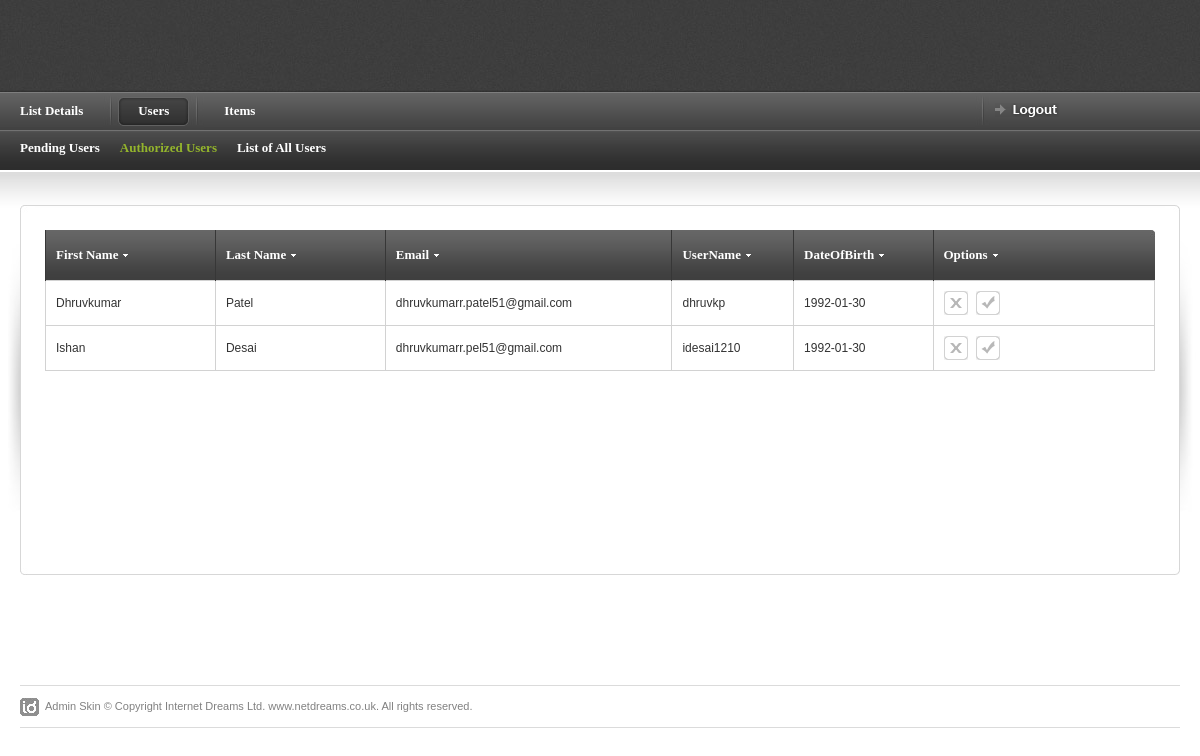
Page /Admin/display_users.php on the earlier database version.
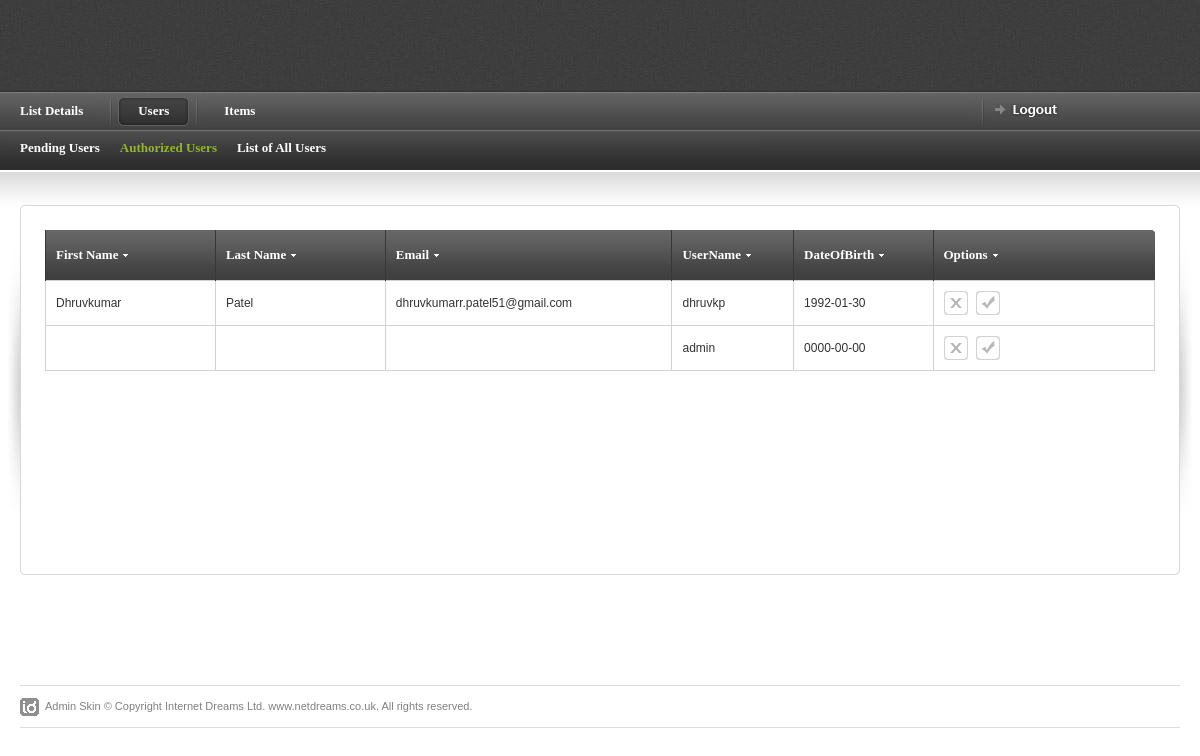
Same page on the later database version.
### tables this page shows
CREATE TABLE `User` (
  `user_id` int(11) NOT NULL,
  `firstname` varchar(255) NOT NULL,
  `lastname` varchar(255) NOT NULL,
  `address1` varchar(1023) NOT NULL,
  `address2` varchar(1023) NOT NULL,
  `zipcode` varchar(10) NOT NULL,
  `gender` enum('Male','Female','Other','') NOT NULL,
  `contact_no` varchar(15) NOT NULL,
  `dob` date NOT NULL,
  `email` varchar(255) NOT NULL,
  `username` varchar(255) NOT NULL,
  `password_hash` varchar(255) NOT NULL,
  `status` enum('under_review','active','inactive','') NOT NULL
);

### Admin/connection.php (called while the page is built, shortened)
<?php
$db =null;
 function query($sql_query)
 {
 	global $db;
 	$res=$db->query($sql_query);
 	return $res;
 }
 ?>

### Admin/display_users.php (the view, shortened to what this page needs)
<?php
	include 'header.php';
    include 'connection.php';
	$sql = "select firstname, lastname, email, username, dob  from User;";
	$result = query($sql);
?>
<div id="content-outer">
<div id="content">
	<table border="0" width="100%" cellpadding="0" cellspacing="0" id="content-table">
	<tr>
		<th rowspan="3" class="sized"><img src="images/shared/side_shadowleft.jpg" width="20" height="300" alt="" /></th>
		<th class="topleft"></th>
		<td id="tbl-border-top">&nbsp;</td>
		<th class="topright"></th>
		<th rowspan="3" class="sized"><img src="images/shared/side_shadowright.jpg" width="20" height="300" alt="" /></th>
	</tr>
	<tr>
		<td id="tbl-border-left"></td>
		<td>
		<div id="content-table-inner">
			<div id="table-content">
				<table border="0" width="100%" cellpadding="0" cellspacing="0" id="product-table">
				<tr>
					<th class="table-header-repeat line-left minwidth-1"><a href="">First Name</a>	</th>
					<th class="table-header-repeat line-left minwidth-1"><a href="">Last Name</a></th>
					<th class="table-header-repeat line-left"><a href="">Email</a></th>
					<th class="table-header-repeat line-left"><a href="">UserName</a></th>
					<th class="table-header-repeat line-left"><a href="">DateOfBirth</a></th>
					<th class="table-header-options line-left"><a href="">Options</a></th>
				</tr>
				<?php
				while($row = $result->fetch_assoc()) {
					echo "<tr>";
					echo"<td>".$row['firstname']."</td>";
					echo"<td>".$row['lastname']."</td>";
					echo"<td>".$row['email']."</td>";
					echo"<td>".$row['username']."</td>";
					echo"<td>".$row['dob']."</td>";
					echo"<td class='options-width'>";
					echo"<a href='' title='Edit' class='icon-2 info-tooltip'></a>";
					echo"<a href='' title='Edit' class='icon-5 info-tooltip'></a>";
					echo"</td>";
					echo "</tr>";
				} ?>
				</table>
			</div>
		</div>
		</td>
		<td id="tbl-border-right"></td>
	</tr>
	<tr>
		<th class="sized bottomleft"></th>
		<td id="tbl-border-bottom">&nbsp;</td>
		<th class="sized bottomright"></th>
	</tr>
	</table>
</div>
</div>
<?php
include 'footer.php';
?>

Differences in the rows shown:
changed user: username "idesai1210" → "admin"; dob "1992-01-30" → "0000-00-00"; firstname "Ishan" → (not shown); lastname "Desai" → (not shown); email "dhruvkumarr.pel51@gmail.com" → (not shown)
